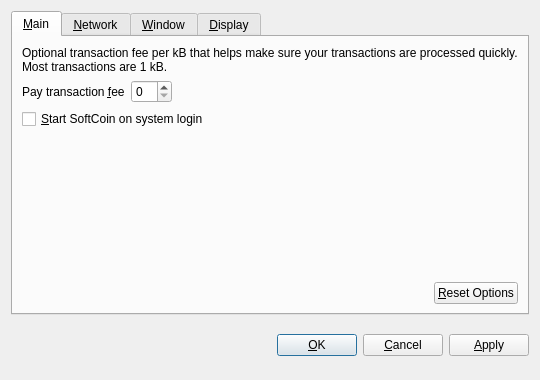
<?xml version="1.0" encoding="UTF-8"?>
<ui version="4.0">
 <class>OptionsDialog</class>
 <widget class="QDialog" name="OptionsDialog">
  <property name="geometry">
   <rect>
    <x>0</x>
    <y>0</y>
    <width>540</width>
    <height>380</height>
   </rect>
  </property>
  <property name="windowTitle">
   <string>Options</string>
  </property>
  <property name="modal">
   <bool>true</bool>
  </property>
  <layout class="QVBoxLayout" name="verticalLayout">
   <item>
    <widget class="QTabWidget" name="tabWidget">
     <property name="tabPosition">
      <enum>QTabWidget::North</enum>
     </property>
     <property name="currentIndex">
      <number>0</number>
     </property>
     <widget class="QWidget" name="tabMain">
      <attribute name="title">
       <string>&amp;Main</string>
      </attribute>
      <layout class="QVBoxLayout" name="verticalLayout_Main">
       <item>
        <widget class="QLabel" name="transactionFeeInfoLabel">
         <property name="text">
          <string>Optional transaction fee per kB that helps make sure your transactions are processed quickly. Most transactions are 1 kB.</string>
         </property>
         <property name="textFormat">
          <enum>Qt::PlainText</enum>
         </property>
         <property name="wordWrap">
          <bool>true</bool>
         </property>
        </widget>
       </item>
       <item>
        <layout class="QHBoxLayout" name="horizontalLayout_1_Main">
         <item>
          <widget class="QLabel" name="transactionFeeLabel">
           <property name="text">
            <string>Pay transaction &amp;fee</string>
           </property>
           <property name="textFormat">
            <enum>Qt::PlainText</enum>
           </property>
           <property name="buddy">
            <cstring>transactionFee</cstring>
           </property>
          </widget>
         </item>
         <item>
          <widget class="BitcoinAmountField" name="transactionFee"/>
         </item>
         <item>
          <spacer name="horizontalSpacer_1_Main">
           <property name="orientation">
            <enum>Qt::Horizontal</enum>
           </property>
           <property name="sizeHint" stdset="0">
            <size>
             <width>40</width>
             <height>20</height>
            </size>
           </property>
          </spacer>
         </item>
        </layout>
       </item>
       <item>
        <widget class="QCheckBox" name="bitcoinAtStartup">
         <property name="toolTip">
          <string>Automatically start SoftCoin after logging in to the system.</string>
         </property>
         <property name="text">
          <string>&amp;Start SoftCoin on system login</string>
         </property>
        </widget>
       </item>
       <item>
        <spacer name="verticalSpacer_Main">
         <property name="orientation">
          <enum>Qt::Vertical</enum>
         </property>
         <property name="sizeHint" stdset="0">
          <size>
           <width>20</width>
           <height>40</height>
          </size>
         </property>
        </spacer>
       </item>
       <item>
        <layout class="QHBoxLayout" name="horizontalLayout_2_Main">
         <item>
          <spacer name="horizontalSpacer_2_Main">
           <property name="orientation">
            <enum>Qt::Horizontal</enum>
           </property>
           <property name="sizeHint" stdset="0">
            <size>
             <width>40</width>
             <height>20</height>
            </size>
           </property>
          </spacer>
         </item>
         <item>
          <widget class="QPushButton" name="resetButton">
           <property name="toolTip">
            <string>Reset all client options to default.</string>
           </property>
           <property name="text">
            <string>&amp;Reset Options</string>
           </property>
           <property name="autoDefault">
            <bool>false</bool>
           </property>
          </widget>
         </item>
        </layout>
       </item>
      </layout>
     </widget>
     <widget class="QWidget" name="tabNetwork">
      <attribute name="title">
       <string>&amp;Network</string>
      </attribute>
      <layout class="QVBoxLayout" name="verticalLayout_Network">
       <item>
        <widget class="QCheckBox" name="mapPortUpnp">
         <property name="toolTip">
          <string>Automatically open the SoftCoin client port on the router. This only works when your router supports UPnP and it is enabled.</string>
         </property>
         <property name="text">
          <string>Map port using &amp;UPnP</string>
         </property>
        </widget>
       </item>
       <item>
        <widget class="QCheckBox" name="connectSocks">
         <property name="toolTip">
          <string>Connect to the SoftCoin network through a SOCKS proxy (e.g. when connecting through Tor).</string>
         </property>
         <property name="text">
          <string>&amp;Connect through SOCKS proxy:</string>
         </property>
        </widget>
       </item>
       <item>
        <layout class="QHBoxLayout" name="horizontalLayout_Network">
         <item>
          <widget class="QLabel" name="proxyIpLabel">
           <property name="text">
            <string>Proxy &amp;IP:</string>
           </property>
           <property name="textFormat">
            <enum>Qt::PlainText</enum>
           </property>
           <property name="buddy">
            <cstring>proxyIp</cstring>
           </property>
          </widget>
         </item>
         <item>
          <widget class="QValidatedLineEdit" name="proxyIp">
           <property name="maximumSize">
            <size>
             <width>140</width>
             <height>16777215</height>
            </size>
           </property>
           <property name="toolTip">
            <string>IP address of the proxy (e.g. 127.0.0.1)</string>
           </property>
          </widget>
         </item>
         <item>
          <widget class="QLabel" name="proxyPortLabel">
           <property name="text">
            <string>&amp;Port:</string>
           </property>
           <property name="textFormat">
            <enum>Qt::PlainText</enum>
           </property>
           <property name="buddy">
            <cstring>proxyPort</cstring>
           </property>
          </widget>
         </item>
         <item>
          <widget class="QLineEdit" name="proxyPort">
           <property name="maximumSize">
            <size>
             <width>55</width>
             <height>16777215</height>
            </size>
           </property>
           <property name="toolTip">
            <string>Port of the proxy (e.g. 9050)</string>
           </property>
          </widget>
         </item>
         <item>
          <widget class="QLabel" name="socksVersionLabel">
           <property name="text">
            <string>SOCKS &amp;Version:</string>
           </property>
           <property name="textFormat">
            <enum>Qt::PlainText</enum>
           </property>
           <property name="buddy">
            <cstring>socksVersion</cstring>
           </property>
          </widget>
         </item>
         <item>
          <widget class="QValueComboBox" name="socksVersion">
           <property name="toolTip">
            <string>SOCKS version of the proxy (e.g. 5)</string>
           </property>
          </widget>
         </item>
         <item>
          <spacer name="horizontalSpacer_Network">
           <property name="orientation">
            <enum>Qt::Horizontal</enum>
           </property>
           <property name="sizeHint" stdset="0">
            <size>
             <width>40</width>
             <height>20</height>
            </size>
           </property>
          </spacer>
         </item>
        </layout>
       </item>
       <item>
        <spacer name="verticalSpacer_Network">
         <property name="orientation">
          <enum>Qt::Vertical</enum>
         </property>
         <property name="sizeHint" stdset="0">
          <size>
           <width>20</width>
           <height>40</height>
          </size>
         </property>
        </spacer>
       </item>
      </layout>
     </widget>
     <widget class="QWidget" name="tabWindow">
      <attribute name="title">
       <string>&amp;Window</string>
      </attribute>
      <layout class="QVBoxLayout" name="verticalLayout_Window">
       <item>
        <widget class="QCheckBox" name="minimizeToTray">
         <property name="toolTip">
          <string>Show only a tray icon after minimizing the window.</string>
         </property>
         <property name="text">
          <string>&amp;Minimize to the tray instead of the taskbar</string>
         </property>
        </widget>
       </item>
       <item>
        <widget class="QCheckBox" name="minimizeOnClose">
         <property name="toolTip">
          <string>Minimize instead of exit the application when the window is closed. When this option is enabled, the application will be closed only after selecting Quit in the menu.</string>
         </property>
         <property name="text">
          <string>M&amp;inimize on close</string>
         </property>
        </widget>
       </item>
       <item>
        <spacer name="verticalSpacer_Window">
         <property name="orientation">
          <enum>Qt::Vertical</enum>
         </property>
         <property name="sizeHint" stdset="0">
          <size>
           <width>20</width>
           <height>40</height>
          </size>
         </property>
        </spacer>
       </item>
      </layout>
     </widget>
     <widget class="QWidget" name="tabDisplay">
      <attribute name="title">
       <string>&amp;Display</string>
      </attribute>
      <layout class="QVBoxLayout" name="verticalLayout_Display">
       <item>
        <layout class="QHBoxLayout" name="horizontalLayout_1_Display">
         <item>
          <widget class="QLabel" name="langLabel">
           <property name="text">
            <string>User Interface &amp;language:</string>
           </property>
           <property name="textFormat">
            <enum>Qt::PlainText</enum>
           </property>
           <property name="buddy">
            <cstring>lang</cstring>
           </property>
          </widget>
         </item>
         <item>
          <widget class="QValueComboBox" name="lang">
           <property name="toolTip">
            <string>The user interface language can be set here. This setting will take effect after restarting SoftCoin.</string>
           </property>
          </widget>
         </item>
        </layout>
       </item>
       <item>
        <layout class="QHBoxLayout" name="horizontalLayout_2_Display">
         <item>
          <widget class="QLabel" name="unitLabel">
           <property name="text">
            <string>&amp;Unit to show amounts in:</string>
           </property>
           <property name="textFormat">
            <enum>Qt::PlainText</enum>
           </property>
           <property name="buddy">
            <cstring>unit</cstring>
           </property>
          </widget>
         </item>
         <item>
          <widget class="QValueComboBox" name="unit">
           <property name="toolTip">
            <string>Choose the default subdivision unit to show in the interface and when sending coins.</string>
           </property>
          </widget>
         </item>
        </layout>
       </item>
       <item>
        <widget class="QCheckBox" name="displayAddresses">
         <property name="toolTip">
          <string>Whether to show SoftCoin addresses in the transaction list or not.</string>
         </property>
         <property name="text">
          <string>&amp;Display addresses in transaction list</string>
         </property>
        </widget>
       </item>
       <item>
        <widget class="QCheckBox" name="coinControlFeatures">
         <property name="toolTip">
          <string>Whether to show coin control features or not.</string>
         </property>
         <property name="text">
          <string>Display coin &amp;control features (experts only!)</string>
         </property>
        </widget>
       </item>
       <item>
        <spacer name="verticalSpacer_Display">
         <property name="orientation">
          <enum>Qt::Vertical</enum>
         </property>
         <property name="sizeHint" stdset="0">
          <size>
           <width>20</width>
           <height>40</height>
          </size>
         </property>
        </spacer>
       </item>
      </layout>
     </widget>
    </widget>
   </item>
   <item>
    <layout class="QHBoxLayout" name="horizontalLayout_Buttons">
     <item>
      <spacer name="horizontalSpacer_1">
       <property name="orientation">
        <enum>Qt::Horizontal</enum>
       </property>
       <property name="sizeHint" stdset="0">
        <size>
         <width>40</width>
         <height>48</height>
        </size>
       </property>
      </spacer>
     </item>
     <item>
      <widget class="QLabel" name="statusLabel">
       <property name="font">
        <font>
         <weight>75</weight>
         <bold>true</bold>
        </font>
       </property>
       <property name="text">
        <string/>
       </property>
       <property name="textFormat">
        <enum>Qt::PlainText</enum>
       </property>
       <property name="wordWrap">
        <bool>true</bool>
       </property>
      </widget>
     </item>
     <item>
      <spacer name="horizontalSpacer_2">
       <property name="orientation">
        <enum>Qt::Horizontal</enum>
       </property>
       <property name="sizeHint" stdset="0">
        <size>
         <width>40</width>
         <height>48</height>
        </size>
       </property>
      </spacer>
     </item>
     <item>
      <widget class="QPushButton" name="okButton">
       <property name="text">
        <string>&amp;OK</string>
       </property>
      </widget>
     </item>
     <item>
      <widget class="QPushButton" name="cancelButton">
       <property name="text">
        <string>&amp;Cancel</string>
       </property>
       <property name="autoDefault">
        <bool>false</bool>
       </property>
      </widget>
     </item>
     <item>
      <widget class="QPushButton" name="applyButton">
       <property name="text">
        <string>&amp;Apply</string>
       </property>
       <property name="autoDefault">
        <bool>false</bool>
       </property>
      </widget>
     </item>
    </layout>
   </item>
  </layout>
 </widget>
 <customwidgets>
  <customwidget>
   <class>BitcoinAmountField</class>
   <extends>QSpinBox</extends>
   <header>bitcoinamountfield.h</header>
  </customwidget>
  <customwidget>
   <class>QValueComboBox</class>
   <extends>QComboBox</extends>
   <header>qvaluecombobox.h</header>
  </customwidget>
  <customwidget>
   <class>QValidatedLineEdit</class>
   <extends>QLineEdit</extends>
   <header>qvalidatedlineedit.h</header>
  </customwidget>
 </customwidgets>
 <resources/>
 <connections/>
</ui>
